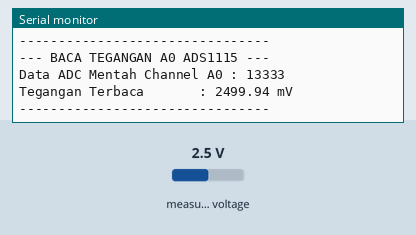
This sketch was run on a simulated ESP32. Parts: the last lines printed to the serial monitor. The inputs (shaded band) are chosen by the test bench; at power-on: measured voltage 2.5 V.

Above: at 2.2 s.
2.3 s: measured voltage set to 0.1 V
At 3.6 s:
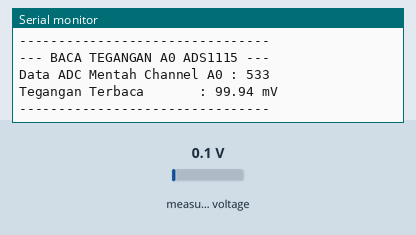
3.8 s: measured voltage set to 1.2 V
At 4.9 s:
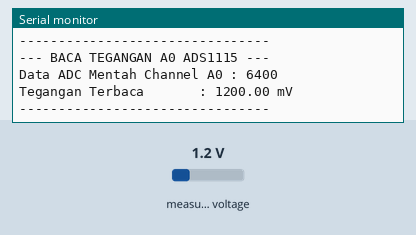
Timing chart, 0 to 6.8 s (numbered marks = the images above; inputs shaded):
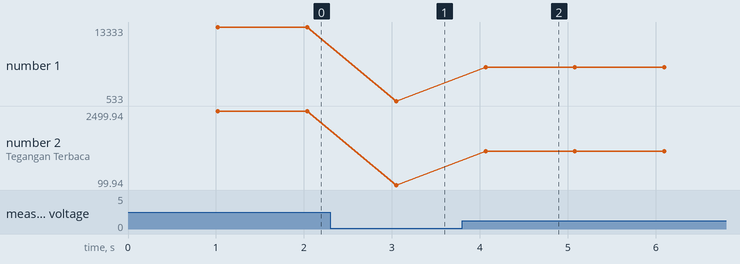

Measured:
- after the input at 2.3 s, the serial monitor: prints a new line after 0.75 s (image 1)
- after the input at 3.8 s, the serial monitor: prints a new line after 0.27 s (image 2)
- plotted number 1: 13333 → 533 after the input at 2.3 s, 533 → 6400 after the input at 3.8 s
- plotted number 2: 2499.94 → 99.94 after the input at 2.3 s, 99.94 → 1200 after the input at 3.8 s

The sketch:

ADS1115.ino
```cpp
#include <Arduino.h>
#include <Wire.h>
#include <Adafruit_ADS1X15.h>

Adafruit_ADS1115 ads;

// Void khusus untuk membaca dan mencetak tegangan mV dari ADS1115
void bacaDanCetakTeganganADS(const char* label, uint8_t channel) {
  int16_t adcRaw = ads.readADC_SingleEnded(channel);
  float teganganMV = ads.computeVolts(adcRaw) * 1000.0;

  Serial.println(label);
  Serial.print("Data ADC Mentah Channel A");
  Serial.print(channel);
  Serial.print(" : ");
  Serial.println(adcRaw);

  Serial.print("Tegangan Terbaca       : ");
  Serial.print(teganganMV, 2);
  Serial.println(" mV");
}

void setup() {
  Serial.begin(115200);
  delay(1000);

  Serial.println("================================================");
  Serial.println("      UJI KONEKSI & BACA TEGANGAN ADS1115       ");
  Serial.println("================================================");

  Wire.begin(21, 22);

  if (!ads.begin(0x48)) {
    Serial.println("❌ Modul ADS1115 tidak terdeteksi! Cek kabel I2C.");
    while (1) { delay(1000); }
  }

  Serial.println("✅ Modul ADS1115 Berhasil Terhubung (Alamat 0x48)!\n");
}

void loop() {
  bacaDanCetakTeganganADS("--- BACA TEGANGAN A0 ADS1115 ---", 0);
  Serial.println("--------------------------------\n");
  delay(1000);
}
```
